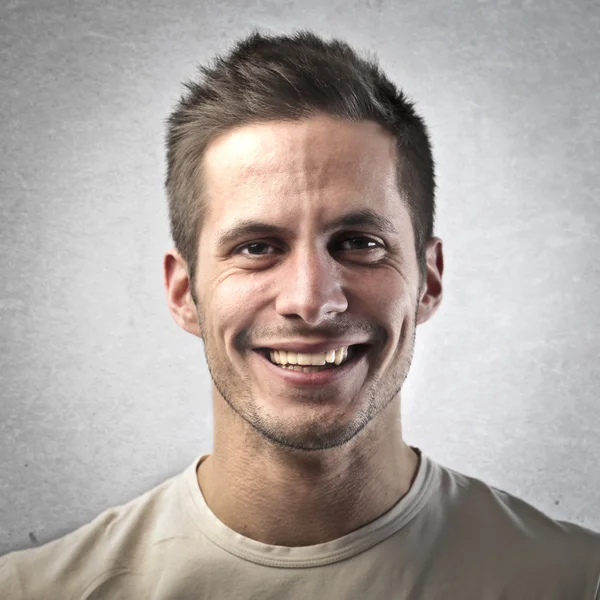
#> input picture test1.jpg, 600 x 600 px, given in place of the camera
$ jupyter execute Part6.ipynb
#> lines starting #> are read from the running program, lines starting #| are printed output that depends on the picture; after the words box and inside, x2 and y2 are one past the last pixel; in counts of white or black regions, pixels touching at a corner belong together
[cell 1]
import numpy as np
import cv2

[cell 2]
cap = cv2.VideoCapture(0)

[cell 3]
detector = cv2.CascadeClassifier("../haarcascade_frontalface_default.xml")

[cell 4]
flag= True

while(flag):
    ret, frame = cap.read()
#> frame is the input picture: shape (600, 600, 3); mean B, G, R 159.4, 163.8, 172.6
    if ret == True:
        gray = cv2.cvtColor(frame, cv2.COLOR_BGR2GRAY)
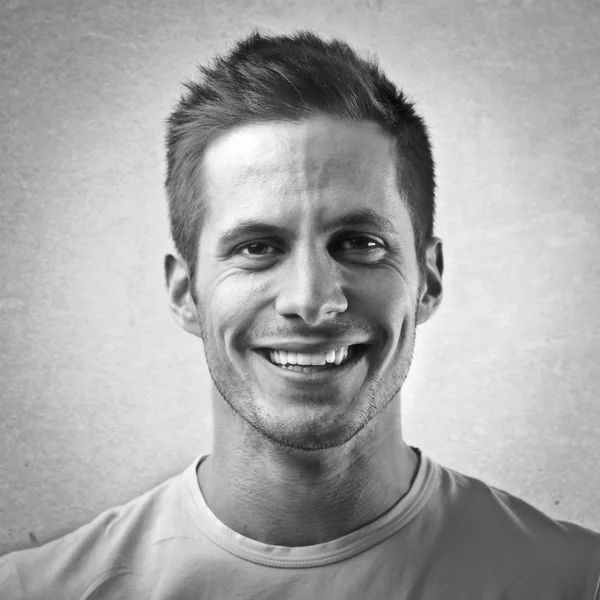
#> gray: shape (600, 600); min 4, max 255, mean 166
        faces = detector.detectMultiScale(frame,1.3,5)
#> faces = [[163, 136, 288, 288]]
        if(len(faces)):
            x,y,w,h = faces[0]
#> x = 163; y = 136; w = 288; h = 288
            flag=False
            track_window = (x, y, w, h)
#> track_window = (163, 136, 288, 288)

            # set up the ROI for tracking
            roi = frame[y:y+h, x:x+w]
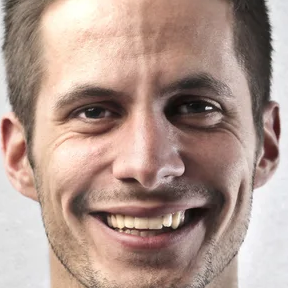
#> roi: shape (288, 288, 3); mean B, G, R 141.7, 151.8, 176.6
            hsv_roi =  cv2.cvtColor(roi, cv2.COLOR_BGR2HSV)
#> hsv_roi: shape (288, 288, 3); mean H, S, V 21.6, 55.8, 176.8
            mask = cv2.inRange(hsv_roi, np.array((0., 60.,32.)), np.array((180.,255.,255.)))
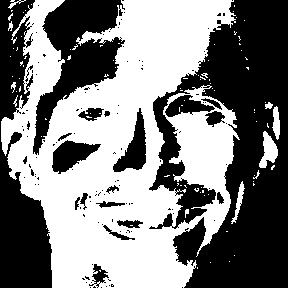
#> mask: shape (288, 288); 50.2% white; 125 black regions (104 under 20 px), largest, box (x1, y1, x2, y2) and area: (149, 0, 288, 288) 23370, (0, 0, 52, 288) 8027, (33, 0, 125, 155) 5941
            roi_hist = cv2.calcHist([hsv_roi],[0],mask,[180],[0,180])
#> roi_hist = 180 values, max 5657 at index 9, min 0 at index 22, mean 231.4
            cv2.normalize(roi_hist,roi_hist,0,255,cv2.NORM_MINMAX)

            # Setup the termination criteria, either 10 iteration or move by at least 1 pt
            term_crit = ( cv2.TERM_CRITERIA_EPS | cv2.TERM_CRITERIA_COUNT, 10, 1 )

            while(True):
                ret, frame = cap.read()

                if ret == True:
                    hsv = cv2.cvtColor(frame, cv2.COLOR_BGR2HSV)
#> hsv: shape (600, 600, 3); mean H, S, V 38.4, 27.2, 173.9
                    dst = cv2.calcBackProject([hsv],[0],roi_hist,[0,180],1)
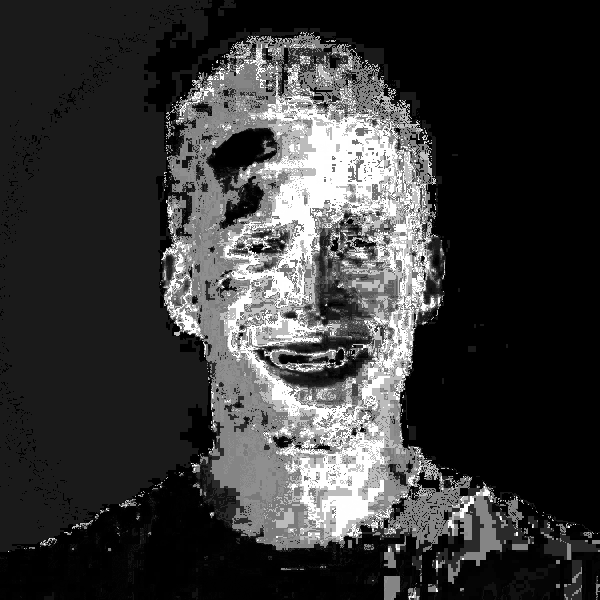
#> dst: shape (600, 600); min 0, max 255, mean 56

                    # apply camshift to get the new location
                    ret, track_window = cv2.CamShift(dst, track_window, term_crit)
#> ret = ((305.5, 224), (289.3, 330.6), 7.17); track_window = (161, 59, 289, 330)

                    # Draw it on image
                    #print(ret,track_window)
                    pts = cv2.boxPoints(ret)
#> pts = [[141.3, 369.9], [182.6, 41.93], [469.7, 78.05], [428.4, 406.1]]
                    #print("points",pts)
                    pts = np.int0(pts)
#> pts = [[141, 369], [182, 41], [469, 78], [428, 406]]
                    #print("after np int",pts)
                    img2 = cv2.polylines(frame,[pts],True, 255,2)
#                     img = cv2.rectangle(frame,(x,y),(x+w,y+h),(255,255,255),2)
                    cv2.imshow('Frame',img2)

                    k = cv2.waitKey(30) & 0xff
#> (key Esc is pressed here)
                    if k == 27:
                        break
                else:
                    break
cap.release()
cv2.destroyAllWindows()
